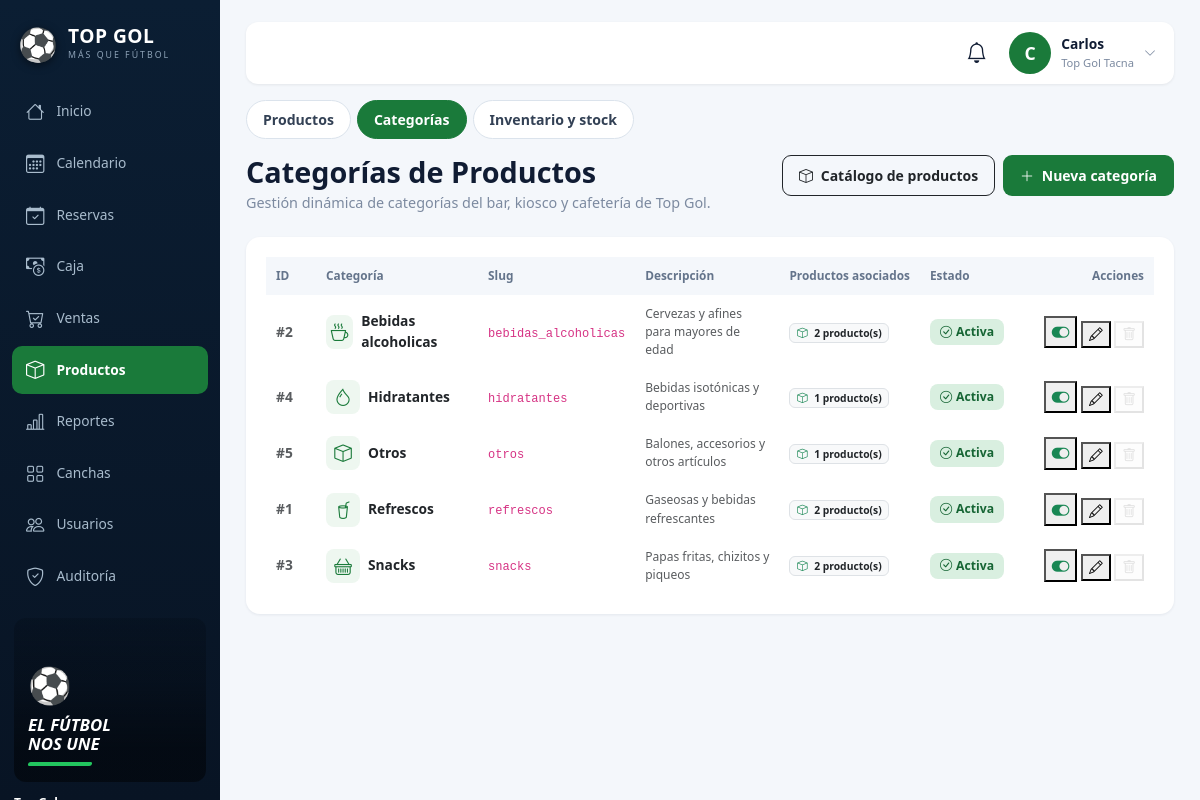
Screenshot of /admin/categorias (signed in) with the database file from the repository.
### tables this page shows
CREATE TABLE IF NOT EXISTS `categorias` (
  `id`          INT UNSIGNED AUTO_INCREMENT PRIMARY KEY,
  `nombre`      VARCHAR(60) NOT NULL,
  `slug`        VARCHAR(60) NOT NULL UNIQUE,
  `descripcion` VARCHAR(255) NULL,
  `icono`       VARCHAR(30) NOT NULL DEFAULT 'bi-box',
  `activo`      TINYINT(1) NOT NULL DEFAULT 1,
  `created_at`  DATETIME NOT NULL DEFAULT CURRENT_TIMESTAMP,
  `updated_at`  DATETIME NOT NULL DEFAULT CURRENT_TIMESTAMP ON UPDATE CURRENT_TIMESTAMP
);

### app/Views/categorias/index.php (the view, shortened to what the rows shown need)
<?php require VIEWS_PATH . DIRECTORY_SEPARATOR . 'layout' . DIRECTORY_SEPARATOR . 'admin_top.php'; ?>
<div class="d-flex align-items-start justify-content-between gap-3 flex-wrap mb-4">
    <div>
        <h1 class="adm-h1">Categorías de Productos</h1>
        <p class="adm-sub">Gestión dinámica de categorías del bar, kiosco y cafetería de Top Gol.</p>
    </div>
    <div class="d-flex gap-2">
        <a href="<?= url('/admin/productos') ?>" class="btn btn-sm btn-outline-dark fw-bold" style="border-radius:9px;padding:9px 16px;">
            <i class="bi bi-box me-1"></i> Catálogo de productos
        </a>
        <button type="button" class="btn btn-sm fw-bold" style="background:#1a7a3a;color:#fff;border-radius:9px;padding:9px 16px;" data-bs-toggle="modal" data-bs-target="#modalNuevaCategoria">
            <i class="bi bi-plus-lg me-1"></i> Nueva categoría
        </button>
    </div>
</div>
<div class="panel-2 mb-4">
    <div class="table-responsive">
        <table class="tbl align-middle">
            <thead>
                <tr>
                    <th style="width:50px;">ID</th>
                    <th>Categoría</th>
                    <th>Slug</th>
                    <th>Descripción</th>
                    <th>Productos asociados</th>
                    <th>Estado</th>
                    <th class="text-end" style="width:140px;">Acciones</th>
                </tr>
            </thead>
            <tbody>
                <?php if (empty($categorias)): ?>
                    <tr><td colspan="7" class="text-center text-muted py-4">No hay categorías registradas.</td></tr>
                <?php else: ?>
                    <?php foreach ($categorias as $c): ?>
                        <tr>
                            <td class="text-muted fw-bold">#<?= (int)$c['id'] ?></td>
                            <td>
                                <div class="d-flex align-items-center gap-2">
                                    <div style="width:34px;height:34px;border-radius:8px;background:#eef7f0;color:#1a7a3a;display:flex;align-items:center;justify-content:center;font-size:1.1rem;">
                                        <i class="bi <?= htmlspecialchars($c['icono'] ?: 'bi-box') ?>"></i>
                                    </div>
                                    <strong class="text-dark"><?= htmlspecialchars($c['nombre']) ?></strong>
                                </div>
                            </td>
                            <td><code><?= htmlspecialchars($c['slug']) ?></code></td>
                            <td class="small text-muted"><?= htmlspecialchars($c['descripcion'] ?? '—') ?></td>
                            <td>
                                <span class="badge bg-light text-dark border">
                                    <i class="bi bi-box me-1 text-success"></i> <?= (int)($c['total_productos'] ?? 0) ?> producto(s)
                                </span>
                            </td>
                            <td>
                                <?php if (!empty($c['activo'])): ?>
                                    <span class="pill ok"><i class="bi bi-check-circle me-1"></i>Activa</span>
                                <?php else: ?>
                                    <span class="pill fin"><i class="bi bi-dash-circle me-1"></i>Inactiva</span>
                                <?php endif; ?>
                            </td>
                            <td class="text-end" style="white-space:nowrap;">
                                <form action="<?= url('/admin/categorias/toggle/' . $c['id']) ?>" method="POST" class="d-inline">
                                    <button type="submit" class="btn-mini" title="<?= !empty($c['activo']) ? 'Desactivar' : 'Activar' ?>">
                                        <i class="bi <?= !empty($c['activo']) ? 'bi-toggle-on text-success' : 'bi-toggle-off text-muted' ?>" style="font-size:1.1rem;"></i>
                                    </button>
                                </form>
                                <button type="button" class="btn-mini btn-editar-cat"
                                        data-id="<?= (int)$c['id'] ?>"
                                        data-nombre="<?= htmlspecialchars($c['nombre']) ?>"
                                        data-slug="<?= htmlspecialchars($c['slug']) ?>"
                                        data-icono="<?= htmlspecialchars($c['icono'] ?: 'bi-box') ?>"
                                        data-descripcion="<?= htmlspecialchars($c['descripcion'] ?? '') ?>"
                                        data-activo="<?= (int)$c['activo'] ?>"
                                        title="Editar">
                                    <i class="bi bi-pencil"></i>
                                </button>
                                <form action="<?= url('/admin/categorias/eliminar/' . $c['id']) ?>" method="POST" class="d-inline"
                                      data-swal-title="¿Eliminar categoría?"
                                      data-swal-confirm="¿Eliminar la categoría &quot;<?= htmlspecialchars($c['nombre'], ENT_QUOTES) ?>&quot;?"
                                      data-swal-btn="Sí, eliminar">
                                    <button type="submit" class="btn-mini bad" title="Eliminar" <?= (int)($c['total_productos'] ?? 0) > 0 ? 'disabled style="opacity:.4;" title="No se puede eliminar porque tiene productos asociados"' : '' ?>>
                                        <i class="bi bi-trash"></i>
                                    </button>
                                </form>
                            </td>
                        </tr>
                    <?php endforeach; ?>
                <?php endif; ?>
            </tbody>
        </table>
    </div>
</div>
<?php require VIEWS_PATH . DIRECTORY_SEPARATOR . 'layout' . DIRECTORY_SEPARATOR . 'admin_bottom.php'; ?>

### app/Core/Router.php (shortened to what the rows shown need)
<?php
class Router {
    private array $rutas = [
        'GET'  => [],
        'POST' => []
    ];
    private function registrar(string $metodo, string $ruta, string $accion, array $middlewares): void {
        $rutaNormalizada = '/' . trim($ruta, '/');
        preg_match_all('/\{([a-zA-Z0-9_]+)\}/', $rutaNormalizada, $matches);
        $nombresParametros = $matches[1] ?? [];
        $regex = preg_replace('/\{[a-zA-Z0-9_]+\}/', '([^/]+)', $rutaNormalizada);
        $regexFinal = '#^' . $regex . '$#';
        $this->rutas[$metodo][] = [
            'ruta'        => $rutaNormalizada,
            'regex'       => $regexFinal,
            'accion'      => $accion,
            'params'      => $nombresParametros,
            'middlewares' => $middlewares
        ];
    }
    public function dispatch(): void {
        $metodo = $_SERVER['REQUEST_METHOD'] ?? 'GET';
        $uri = $this->obtenerRutaActual();
        foreach ($this->rutas[$metodo] as $rutaInfo) {
            if (preg_match($rutaInfo['regex'], $uri, $matches)) {
                array_shift($matches);
                $this->ejecutarAccion($rutaInfo['accion'], $matches);
                return;
            }
        }
    }
    private function obtenerRutaActual(): string {
        if (!empty($_GET['url']) && $_GET['url'] !== 'index.php') {
            $uri = '/' . trim((string)$_GET['url'], '/');
            $uri = preg_replace('#^/public(/|$)#', '$1', $uri);
            $uri = '/' . trim($uri, '/');
            return $uri === '//' ? '/' : $uri;
        }
        $requestUri = $_SERVER['REQUEST_URI'] ?? '/';
        $requestUri = preg_replace('#^/public(/|$)#', '$1', $requestUri);
        $requestUri = preg_replace('#^/index\.php(/|$)#', '$1', $requestUri);
        $uri = '/' . trim($requestUri, '/');
        return $uri === '//' ? '/' : $uri;
    }
    private function ejecutarAccion(string $accion, array $params): void {
        [$controladorNombre, $metodo] = explode('@', $accion);
        $controlador = new $claseCompleta();
        call_user_func_array([$controlador, $metodo], $params);
    }
}

### rows the page displays
categorias: id "2", nombre "Bebidas alcoholicas", slug "bebidas_alcoholicas", descripcion "Cervezas y afines para mayores de edad", total_productos "2", activo 1 (drawn)
categorias: id "4", nombre "Hidratantes", slug "hidratantes", descripcion "Bebidas isotónicas y deportivas", total_productos "1", activo 1 (drawn)
categorias: id "5", nombre "Otros", slug "otros", descripcion "Balones, accesorios y otros artículos", total_productos "1", activo 1 (drawn)
categorias: id "1", nombre "Refrescos", slug "refrescos", descripcion "Gaseosas y bebidas refrescantes", total_productos "2", activo 1 (drawn)
categorias: id "3", nombre "Snacks", slug "snacks", descripcion "Papas fritas, chizitos y piqueos", total_productos "2", activo 1 (drawn)

### other values shown
$itemNav['label'] "Inicio"
$itemNav['label'] "Calendario"
$itemNav['label'] "Reservas"
$itemNav['label'] "Caja"
$itemNav['label'] "Ventas"
$itemNav['label'] "Productos"
$itemNav['label'] "Reportes"
$itemNav['label'] "Canchas"
$itemNav['label'] "Usuarios"
$itemNav['label'] "Auditoría"
$tabNav['label'] "Productos"
$tabNav['label'] "Categorías"
$tabNav['label'] "Inventario y stock"
